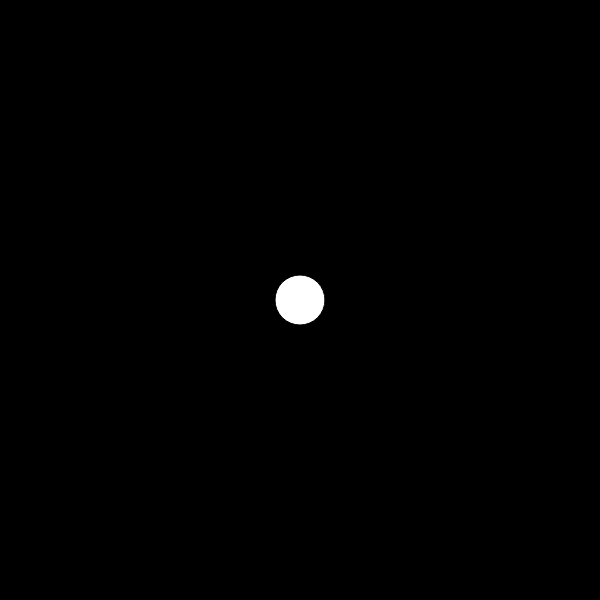
Frame 1 (no input)
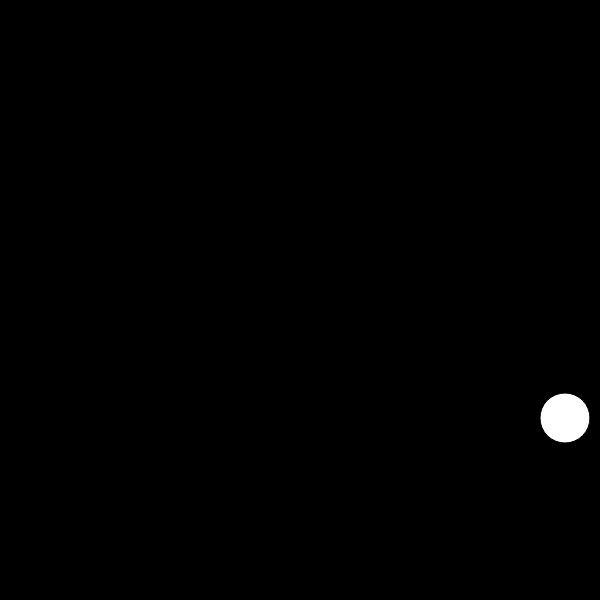
Frame 60 (no input)
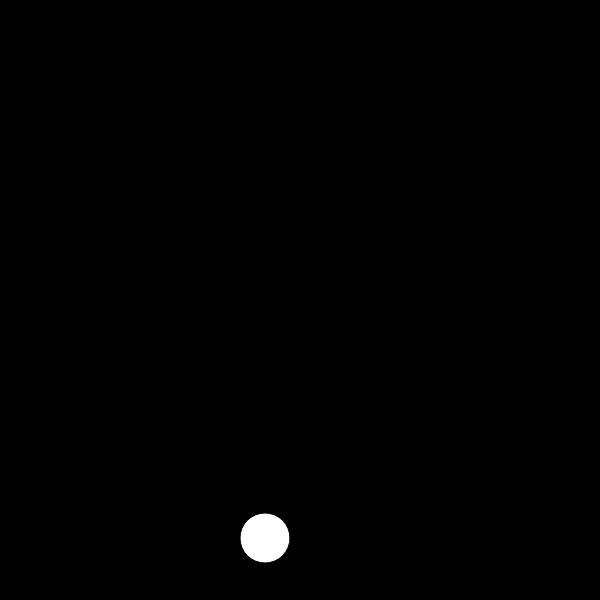
Frame 120 (the mouse pressed at the canvas centre since frame 60)

The p5.js sketch that drew these frames (run headless with seeded random() and noise() and a simulated clock; from frame 60 on, the mouse is pressed at the canvas centre):

// p5.js sketch
// ── sketch.js
let x = 300;
let y = 300;
let xspeed = 5;
let yspeed = 2;

let r = 25;

function setup() {
  createCanvas(600, 600);
}

function draw() {
  background(0);
  ellipse(x, y, r*2, r*2);
  x += xspeed;
  y += yspeed;
  if (x > width - r || x < r) {
    xspeed = -xspeed;
  }
  if (y > height - r || y < r) {
    yspeed = -yspeed;
  }

}
